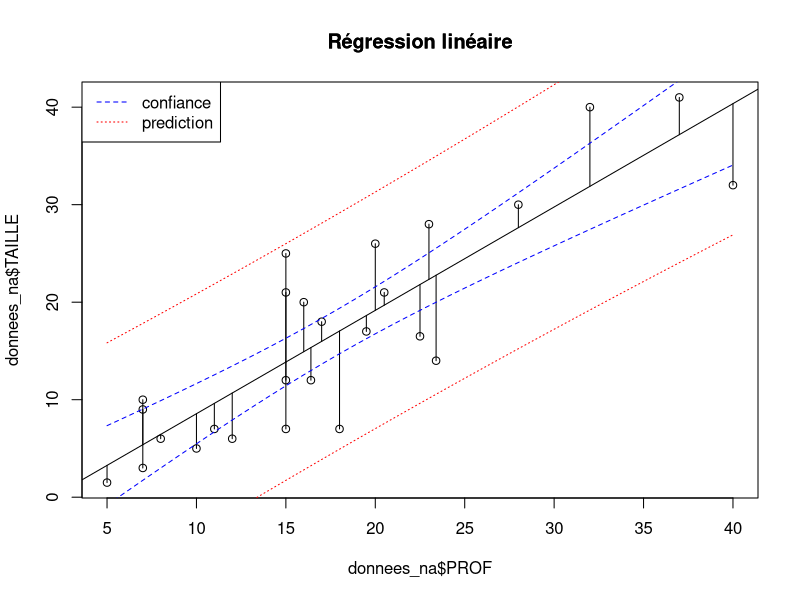
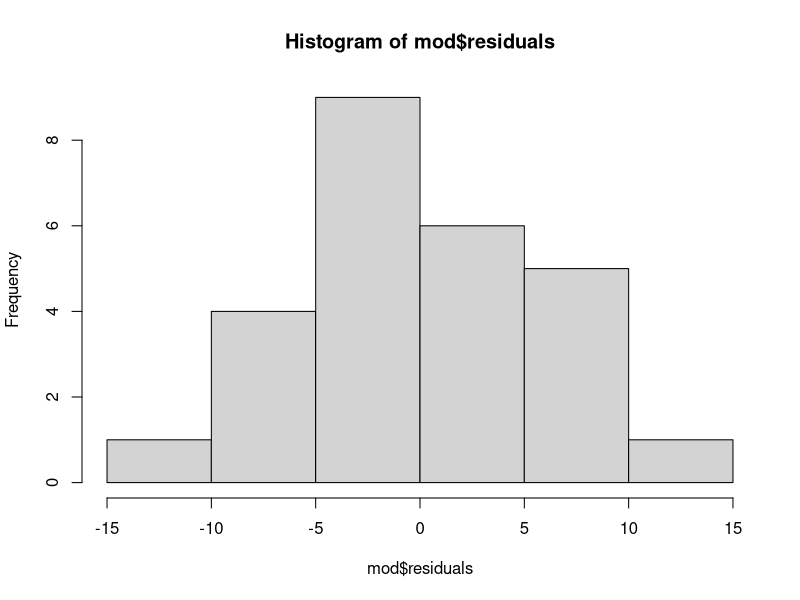
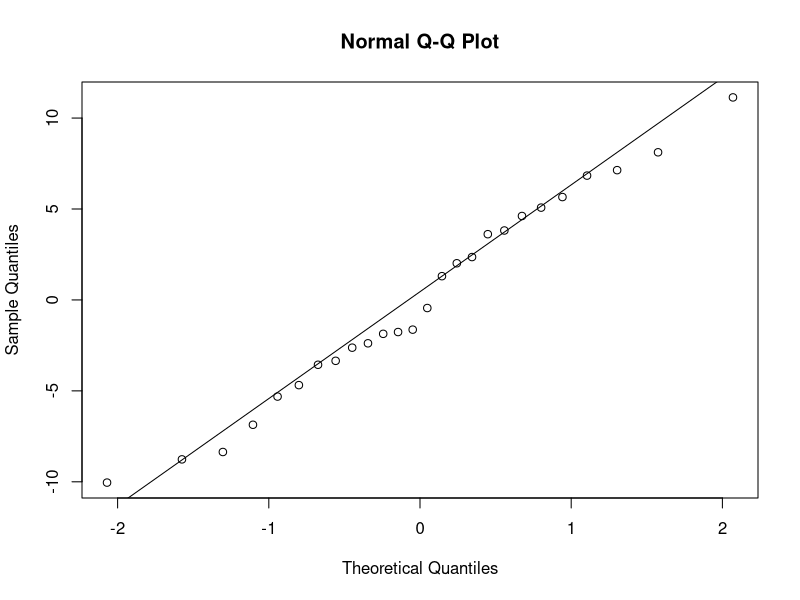
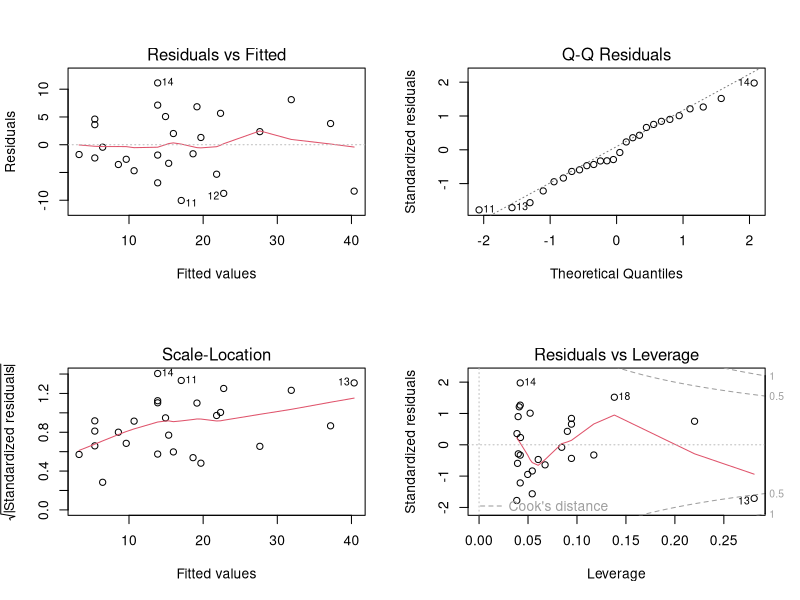

Here is the R script that generated these plots, in order:
## ---- chunk 1
knitr::opts_chunk$set(echo = TRUE)

knitr::opts_knit$set(root.dir = normalizePath("C:/Users/Miquel Pons/Documents/starter-blog/static/files"))

knitr::kable
table <- function(data) { knitr::kable(data) }

## ---- chunk 2
library(dplyr)
library(tidyr)

## ---- chunk 3
#on importe les données
donnees<-read.csv2('donnees.csv',header=TRUE,sep=';')

#Selectionner la variable expliquée et la (ou les) variables explicatives
names(donnees)
donnees_filt<-donnees %>%
 dplyr::select(TAILLE, PROF) 

#supprimer les lignes avec valeurs manquantes, fonction drop_na du package 'tidyr'
donnees_na <- donnees_filt %>% drop_na(TAILLE, PROF)

## ---- chunk 4
summary(donnees_na)

## ---- chunk 5
donnees_na$PROF<-as.numeric(donnees_na$PROF)
donnees_na$TAILLE<-as.numeric(donnees_na$TAILLE)

class(donnees_na$PROF)
## ---- chunk 6
#régression linéaire avec fonction lm (?lm pour l'aide R)
mod<-lm(TAILLE~PROF, donnees_na)
#visualiser les données
plot(donnees_na$PROF, donnees_na$TAILLE)
abline(mod)
title("Régression linéaire")
summary(mod)
#visualiser les résidus, étant la distance des points par rapport au modèle
segments(donnees_na$PROF,fitted(mod),donnees_na$PROF, donnees_na$TAILLE)
#frame valeurs taille
min(donnees_na$PROF)
max(donnees_na$PROF)
pred.frame<-data.frame(PROF= 5:40)
#predict permet des predictions d'après les résultats du modèle
pc<-predict(mod, interval="confidence", newdata=pred.frame)
pp<-predict(mod, interval="prediction", newdata=pred.frame)
#valeur des intervalles de confiance haut et bas [,2:3]. lty le type de ligne tracés
matlines(pred.frame, pc[,2:3], lty=c(2,2), col="blue")
matlines(pred.frame, pp[,2:3], lty=c(3,3), col="red")
#légende des matlines
legend("topleft",c("confiance","prediction"),lty=c(2,3), col=c("blue","red"))
title("Régression linéaire")
## ---- chunk 7
summary(mod)
## ---- chunk 8
cor(donnees_na$PROF, donnees_na$TAILLE)
## ---- chunk 9
hist(mod$residuals)

## ---- chunk 10
qqnorm(mod$residuals)
qqline(mod$residuals)

## ---- chunk 11
shapiro.test(mod$residuals)
## ---- chunk 12
par(mfrow=c(2,2))
plot(mod)
## ---- chunk 13
library(lmtest)
library(car)
## ---- chunk 14
lmtest::bptest(mod)
car::ncvTest(mod)
